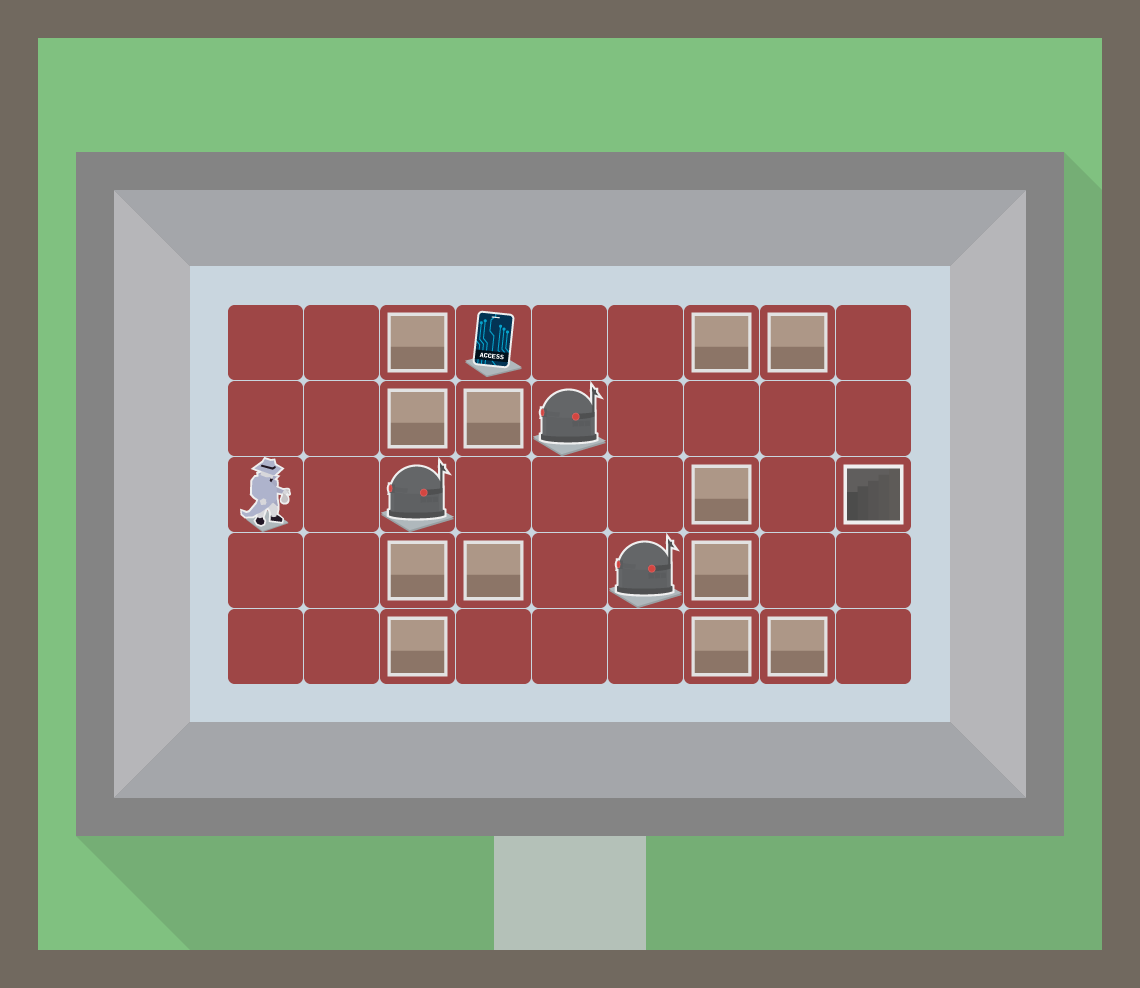

This game map was drawn from its Tiled (.tmx) file and the tilesets committed beside it. A one-line description and the full map source follow:
An orthogonal 30x26 tile map with 38x38 px tiles, 3 tile layers (Background, Ground, Foreground), 2 tilesets.

<map version="1.0" tiledversion="1.1.4" orientation="orthogonal" renderorder="right-down" width="30" height="26" tilewidth="38" tileheight="38" infinite="0" nextobjectid="17">
 <tileset firstgid="1" name="tiles" tilewidth="75" tileheight="75" tilecount="12" columns="4">
  <image source="tiles.png" width="300" height="225" />
 </tileset>
 <tileset firstgid="13" name="warehouse" tilewidth="38" tileheight="38" tilecount="100" columns="10">
  <image source="tilesets/warehouse.png" width="380" height="380" />
 </tileset>
 <layer name="Background" width="30" height="26">
  <data encoding="csv">
13,13,13,13,13,13,13,13,13,13,13,13,13,13,13,13,13,13,13,13,13,13,13,13,13,13,13,13,13,13,
13,24,24,24,24,24,24,24,24,24,24,24,24,24,24,24,24,24,24,24,24,24,24,24,24,24,24,24,24,13,
13,24,24,24,24,24,24,24,24,24,24,24,24,24,24,24,24,24,24,24,24,24,24,24,24,24,24,24,24,13,
13,24,24,24,24,24,24,24,24,24,24,24,24,24,24,24,24,24,24,24,24,24,24,24,24,24,24,24,24,13,
13,24,35,35,35,35,35,35,35,35,35,35,35,35,35,35,35,35,35,35,35,35,35,35,35,35,35,35,41,13,
13,24,35,46,47,47,47,47,47,47,47,47,47,47,47,47,47,47,47,47,47,47,47,47,47,47,49,35,100,13,
13,24,35,56,46,47,47,47,47,47,47,47,47,47,47,47,47,47,47,47,47,47,47,47,47,49,56,35,100,13,
13,24,35,56,56,57,57,57,57,57,57,57,57,57,57,57,57,57,57,57,57,57,57,57,57,56,56,35,100,13,
13,24,35,56,56,57,57,57,57,57,57,57,57,57,57,57,57,57,57,57,57,57,57,57,57,56,56,35,100,13,
13,24,35,56,56,57,57,57,57,57,57,57,57,57,57,57,57,57,57,57,57,57,57,57,57,56,56,35,100,13,
13,24,35,56,56,57,57,57,57,57,57,57,57,57,57,57,57,57,57,57,57,57,57,57,57,56,56,35,100,13,
13,24,35,56,56,57,57,57,57,57,57,57,57,57,57,57,57,57,57,57,57,57,57,57,57,56,56,35,100,13,
13,24,35,56,56,57,57,57,57,57,57,57,57,57,57,57,57,57,57,57,57,57,57,57,57,56,56,35,100,13,
13,24,35,56,56,57,57,57,57,57,57,57,57,57,57,57,57,57,57,57,57,57,57,57,57,56,56,35,100,13,
13,24,35,56,56,57,57,57,57,57,57,57,57,57,57,57,57,57,57,57,57,57,57,57,57,56,56,35,100,13,
13,24,35,56,56,57,57,57,57,57,57,57,57,57,57,57,57,57,57,57,57,57,57,57,57,56,56,35,100,13,
13,24,35,56,56,57,57,57,57,57,57,57,57,57,57,57,57,57,57,57,57,57,57,57,57,56,56,35,100,13,
13,24,35,56,56,57,57,57,57,57,57,57,57,57,57,57,57,57,57,57,57,57,57,57,57,56,56,35,100,13,
13,24,35,56,56,57,57,57,57,57,57,57,57,57,57,57,57,57,57,57,57,57,57,57,57,56,56,35,100,13,
13,24,35,56,76,47,47,47,47,47,47,47,47,47,47,47,47,47,47,47,47,47,47,47,47,79,56,35,100,13,
13,24,35,76,47,47,47,47,47,47,47,47,47,47,47,47,47,47,47,47,47,47,47,47,47,47,79,35,100,13,
13,24,35,35,35,35,35,35,35,35,35,35,35,35,35,35,35,35,35,35,35,35,35,35,35,35,35,35,100,13,
13,24,95,100,100,100,100,100,100,100,100,100,100,97,97,97,97,100,100,100,100,100,100,100,100,100,100,100,100,13,
13,24,24,95,100,100,100,100,100,100,100,100,100,97,97,97,97,100,100,100,100,100,100,100,100,100,100,100,100,13,
13,24,24,24,95,100,100,100,100,100,100,100,100,97,97,97,97,100,100,100,100,100,100,100,100,100,100,100,100,13,
13,13,13,13,13,13,13,13,13,13,13,13,13,13,13,13,13,13,13,13,13,13,13,13,13,13,13,13,13,13
</data>
 </layer>
 <layer name="Ground" width="30" height="26">
  <data encoding="csv">
0,0,0,0,0,0,0,0,0,0,0,0,0,0,0,0,0,0,0,0,0,0,0,0,0,0,0,0,0,0,
0,0,0,0,0,0,0,0,0,0,0,0,0,0,0,0,0,0,0,0,0,0,0,0,0,0,0,0,0,0,
0,0,0,0,0,0,0,0,0,0,0,0,0,0,0,0,0,0,0,0,0,0,0,0,0,0,0,0,0,0,
0,0,0,0,0,0,0,0,0,0,0,0,0,0,0,0,0,0,0,0,0,0,0,0,0,0,0,0,0,0,
0,0,0,0,0,0,0,0,0,0,0,0,0,0,0,0,0,0,0,0,0,0,0,0,0,0,0,0,0,0,
0,0,0,0,0,0,0,0,0,0,0,0,0,0,0,0,0,0,0,0,0,0,0,0,0,0,0,0,0,0,
0,0,0,0,0,0,0,0,0,0,0,0,0,0,0,0,0,0,0,0,0,0,0,0,0,0,0,0,0,0,
0,0,0,0,0,0,0,0,0,0,0,0,0,0,0,0,0,0,0,0,0,0,0,0,0,0,0,0,0,0,
0,0,0,0,0,0,0,0,0,0,0,0,0,0,0,0,0,0,0,0,0,0,0,0,0,0,0,0,0,0,
0,0,0,0,0,0,6,0,6,0,6,0,6,0,6,0,6,0,6,0,6,0,6,0,0,0,0,0,0,0,
0,0,0,0,0,0,0,0,0,0,0,0,0,0,0,0,0,0,0,0,0,0,0,0,0,0,0,0,0,0,
0,0,0,0,0,0,6,0,6,0,6,0,6,0,6,0,6,0,6,0,6,0,6,0,0,0,0,0,0,0,
0,0,0,0,0,0,0,0,0,0,0,0,0,0,0,0,0,0,0,0,0,0,0,0,0,0,0,0,0,0,
0,0,0,0,0,0,6,0,6,0,6,0,6,0,6,0,6,0,6,0,6,0,6,0,0,0,0,0,0,0,
0,0,0,0,0,0,0,0,0,0,0,0,0,0,0,0,0,0,0,0,0,0,0,0,0,0,0,0,0,0,
0,0,0,0,0,0,6,0,6,0,6,0,6,0,6,0,6,0,6,0,6,0,6,0,0,0,0,0,0,0,
0,0,0,0,0,0,0,0,0,0,0,0,0,0,0,0,0,0,0,0,0,0,0,0,0,0,0,0,0,0,
0,0,0,0,0,0,6,0,6,0,6,0,6,0,6,0,6,0,6,0,6,0,6,0,0,0,0,0,0,0,
0,0,0,0,0,0,0,0,0,0,0,0,0,0,0,0,0,0,0,0,0,0,0,0,0,0,0,0,0,0,
0,0,0,0,0,0,0,0,0,0,0,0,0,0,0,0,0,0,0,0,0,0,0,0,0,0,0,0,0,0,
0,0,0,0,0,0,0,0,0,0,0,0,0,0,0,0,0,0,0,0,0,0,0,0,0,0,0,0,0,0,
0,0,0,0,0,0,0,0,0,0,0,0,0,0,0,0,0,0,0,0,0,0,0,0,0,0,0,0,0,0,
0,0,0,0,0,0,0,0,0,0,0,0,0,0,0,0,0,0,0,0,0,0,0,0,0,0,0,0,0,0,
0,0,0,0,0,0,0,0,0,0,0,0,0,0,0,0,0,0,0,0,0,0,0,0,0,0,0,0,0,0,
0,0,0,0,0,0,0,0,0,0,0,0,0,0,0,0,0,0,0,0,0,0,0,0,0,0,0,0,0,0,
0,0,0,0,0,0,0,0,0,0,0,0,0,0,0,0,0,0,0,0,0,0,0,0,0,0,0,0,0,0
</data>
 </layer>
 <layer name="Foreground" width="30" height="26">
  <data encoding="csv">
0,0,0,0,0,0,0,0,0,0,0,0,0,0,0,0,0,0,0,0,0,0,0,0,0,0,0,0,0,0,
0,0,0,0,0,0,0,0,0,0,0,0,0,0,0,0,0,0,0,0,0,0,0,0,0,0,0,0,0,0,
0,0,0,0,0,0,0,0,0,0,0,0,0,0,0,0,0,0,0,0,0,0,0,0,0,0,0,0,0,0,
0,0,0,0,0,0,0,0,0,0,0,0,0,0,0,0,0,0,0,0,0,0,0,0,0,0,0,0,0,0,
0,0,0,0,0,0,0,0,0,0,0,0,0,0,0,0,0,0,0,0,0,0,0,0,0,0,0,0,0,0,
0,0,0,0,0,0,0,0,0,0,0,0,0,0,0,0,0,0,0,0,0,0,0,0,0,0,0,0,0,0,
0,0,0,0,0,0,0,0,0,0,0,0,0,0,0,0,0,0,0,0,0,0,0,0,0,0,0,0,0,0,
0,0,0,0,0,0,0,0,0,0,0,0,0,0,0,0,0,0,0,0,0,0,0,0,0,0,0,0,0,0,
0,0,0,0,0,0,0,0,0,0,0,0,0,0,0,0,0,0,0,0,0,0,0,0,0,0,0,0,0,0,
0,0,0,0,0,0,0,0,0,0,1,0,10,0,0,0,0,0,1,0,1,0,0,0,0,0,0,0,0,0,
0,0,0,0,0,0,0,0,0,0,0,0,0,0,0,0,0,0,0,0,0,0,0,0,0,0,0,0,0,0,
0,0,0,0,0,0,0,0,0,0,1,0,1,0,7,0,0,0,0,0,0,0,0,0,0,0,0,0,0,0,
0,0,0,0,0,0,0,0,0,0,0,0,0,0,0,0,0,0,0,0,0,0,0,0,0,0,0,0,0,0,
0,0,0,0,0,0,8,0,0,0,7,0,0,0,0,0,0,0,1,0,0,0,2,0,0,0,0,0,0,0,
0,0,0,0,0,0,0,0,0,0,0,0,0,0,0,0,0,0,0,0,0,0,0,0,0,0,0,0,0,0,
0,0,0,0,0,0,0,0,0,0,1,0,1,0,0,0,7,0,1,0,0,0,0,0,0,0,0,0,0,0,
0,0,0,0,0,0,0,0,0,0,0,0,0,0,0,0,0,0,0,0,0,0,0,0,0,0,0,0,0,0,
0,0,0,0,0,0,0,0,0,0,1,0,0,0,0,0,0,0,1,0,1,0,0,0,0,0,0,0,0,0,
0,0,0,0,0,0,0,0,0,0,0,0,0,0,0,0,0,0,0,0,0,0,0,0,0,0,0,0,0,0,
0,0,0,0,0,0,0,0,0,0,0,0,0,0,0,0,0,0,0,0,0,0,0,0,0,0,0,0,0,0,
0,0,0,0,0,0,0,0,0,0,0,0,0,0,0,0,0,0,0,0,0,0,0,0,0,0,0,0,0,0,
0,0,0,0,0,0,0,0,0,0,0,0,0,0,0,0,0,0,0,0,0,0,0,0,0,0,0,0,0,0,
0,0,0,0,0,0,0,0,0,0,0,0,0,0,0,0,0,0,0,0,0,0,0,0,0,0,0,0,0,0,
0,0,0,0,0,0,0,0,0,0,0,0,0,0,0,0,0,0,0,0,0,0,0,0,0,0,0,0,0,0,
0,0,0,0,0,0,0,0,0,0,0,0,0,0,0,0,0,0,0,0,0,0,0,0,0,0,0,0,0,0,
0,0,0,0,0,0,0,0,0,0,0,0,0,0,0,0,0,0,0,0,0,0,0,0,0,0,0,0,0,0
</data>
 </layer>
</map>
